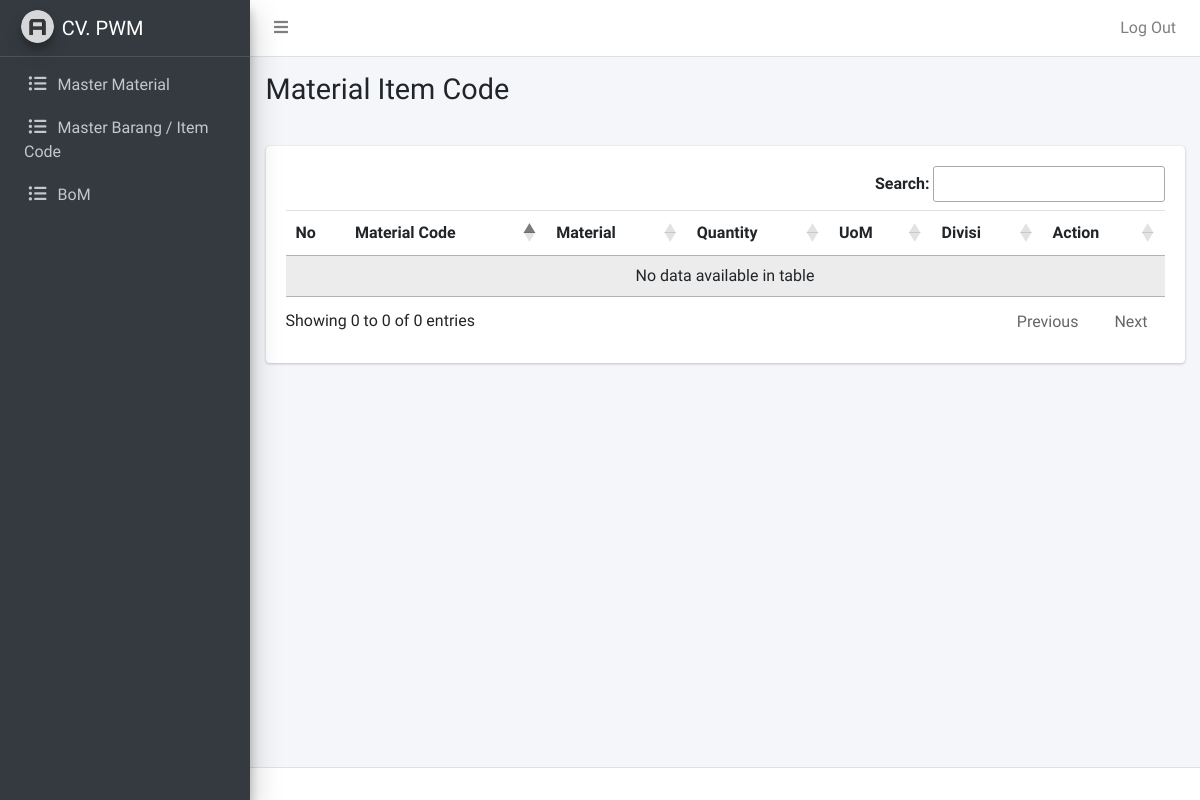
Before: /admin/bom-detail.php?id=5 (signed in) with the older database file.
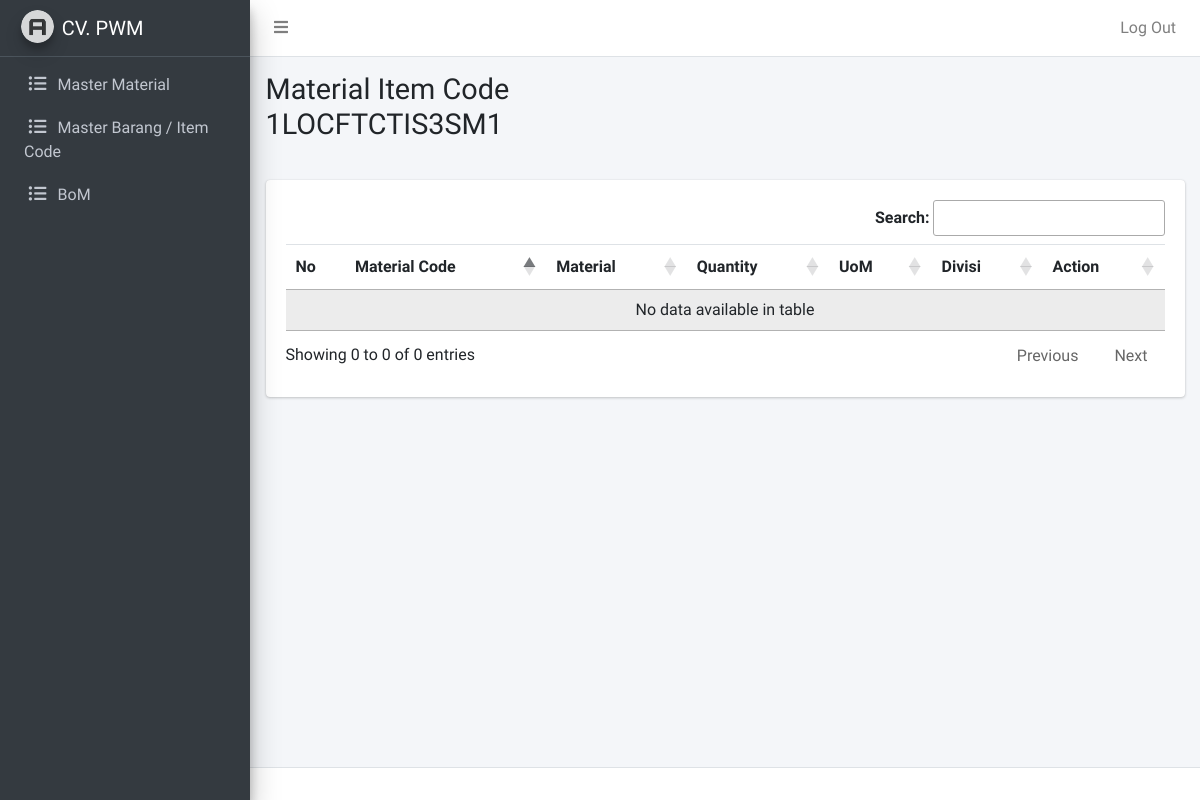
After: the same page with the newer database file.
### tables this page shows
CREATE TABLE `item` (
  `item_id` varchar(255) NOT NULL,
  `item_nama` varchar(255) NOT NULL,
  `item_panjang` float NOT NULL,
  `item_lebar` float NOT NULL,
  `item_tebal` float NOT NULL,
  `item_kubikasi` float NOT NULL,
  `item_uom` varchar(255) NOT NULL
);

### admin/bom-detail.php (the view, shortened to what this page needs)
<?php
require_once "../koneksi.php";
$id = $_GET['id'];
$query_item_code = mysqli_query($conn, "SELECT item_id FROM bom INNER JOIN item ON bom.bom_item_code = item.item_id WHERE bom_id = $id");
$item_code = mysqli_fetch_assoc($query_item_code);
?>
<?php require_once "template/header.php"; ?>
<?php require_once "template/navbar.php"; ?>
<?php require_once "template/sidebar.php"; ?>
  <div class="content-wrapper">
    <div class="content-header">
      <div class="container-fluid">
        <div class="row mb-2">
          <div class="col-sm-6">
            <h1 class="m-0">Material Item Code <?= $item_code['item_id'] ?></h1>
          </div>
        </div>
      </div>
    </div>
    <div class="content">
      <div class="container-fluid">
        <div class="row">
          <div class="col">
            <div class="card table-responsive">
              <div class="card-body">
                <table id="spk" class="table table-striped display" style="width:100%">
                  <thead>
                      <tr>
                          <th>No</th>
                          <th>Material Code</th>
                          <th>Material</th>
                          <th>Quantity</th>
                          <th>UoM</th>
                          <th>Divisi</th>
                          <th>Action</th>
                      </tr>
                  </thead>
                  <tbody>
                  </tbody>
                </table>
              </div>
            </div>
          </div>
        </div>
      </div>
    </div>
  </div>
<?php require_once "template/footer.php"; ?>

Changed rows visible on the page:
added item: item_id "1LOCFTCTIS3SM1"
